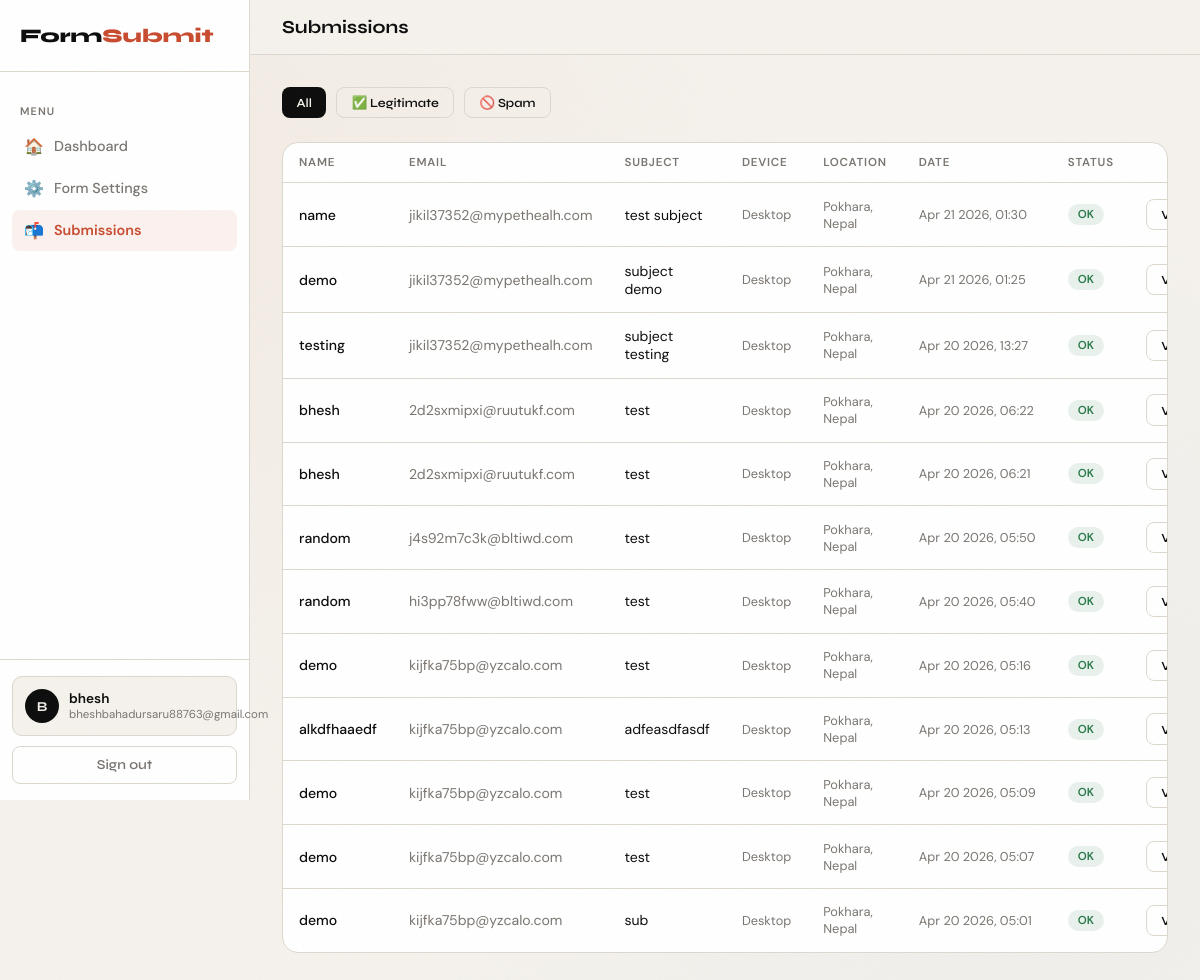
The app's page /accounts/dashboard/submissions/ (signed in), older data.
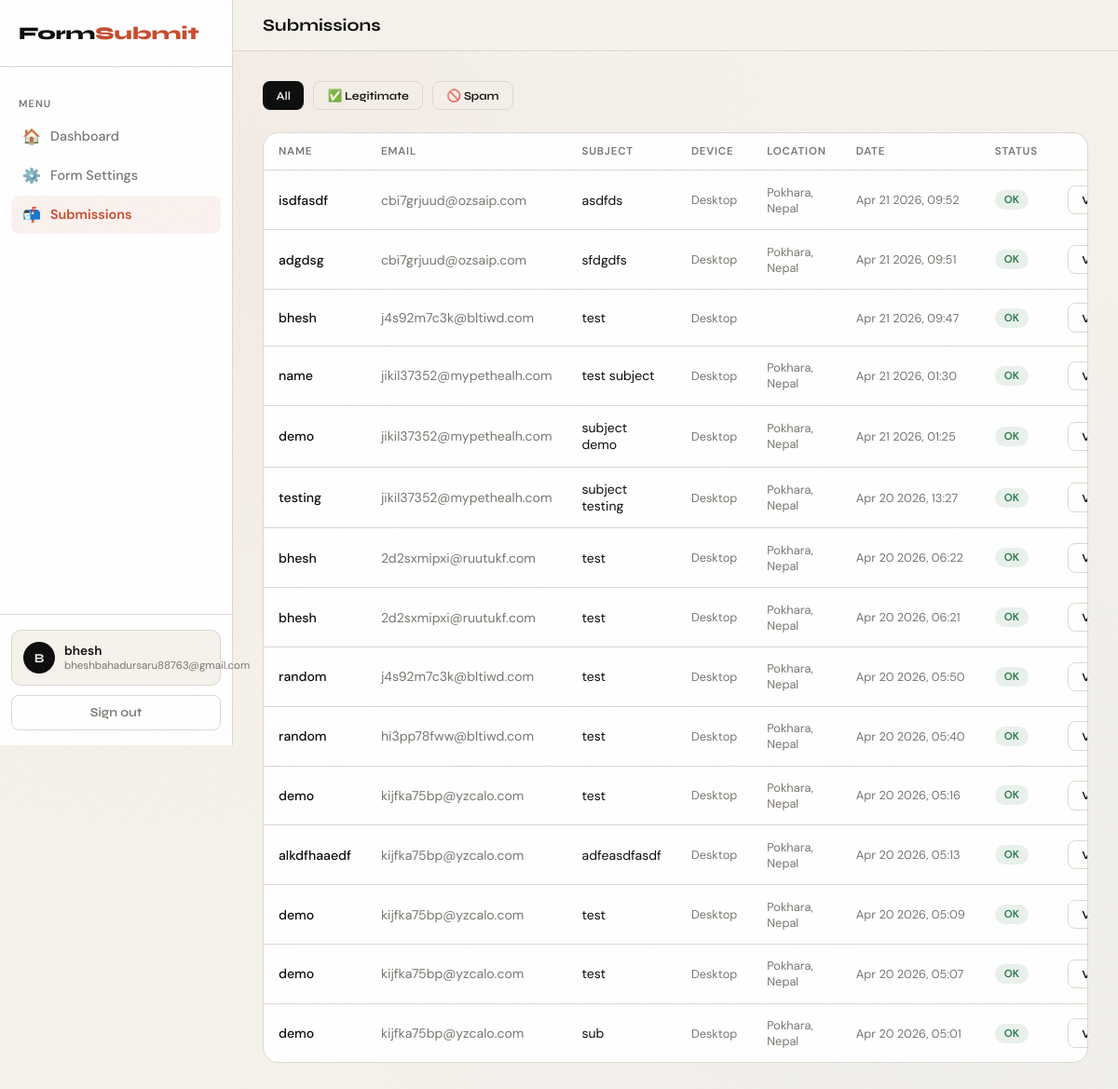
The same page, newer data.
### contact/models.py (models this page shows, shortened)
class ContactSubmission(models.Model):
    owner = models.ForeignKey(
        settings.AUTH_USER_MODEL,
        on_delete=models.SET_NULL,
        related_name='contact_submissions',
        blank=True,
        null=True,
    )
    name = models.CharField(max_length=200)
    email = models.EmailField()
    subject = models.CharField(max_length=300)
    message = models.TextField()
    submitted_at = models.DateTimeField(auto_now_add=True)
    ip_address = models.GenericIPAddressField(null=True, blank=True)
    user_agent = models.TextField(blank=True)
    headers = models.TextField(blank=True, default='')
    raw_headers = models.TextField(blank=True, default='')
    latitude = models.DecimalField(max_digits=9, decimal_places=6, null=True, blank=True)
    longitude = models.DecimalField(max_digits=9, decimal_places=6, null=True, blank=True)
    city = models.CharField(max_length=100, blank=True)
    country = models.CharField(max_length=100, blank=True)
    device_type = models.CharField(max_length=50, blank=True)   # mobile / tablet / desktop
    honeypot = models.CharField(max_length=100, blank=True)
    is_spam = models.BooleanField(default=False)
    email_sent = models.BooleanField(default=False)
    autoresponse_sent = models.BooleanField(default=False)
    class Meta:
        ordering = ['-submitted_at']
        verbose_name = 'Contact Submission'
        verbose_name_plural = 'Contact Submissions'

### accounts/views.py (the view)
# urls.py: path('dashboard/submissions/', views.submissions_view, name='submissions'),
@login_required
def submissions_view(request):
    config = _get_or_create_config(request.user)
    spam_filter = request.GET.get('spam', '')
    qs = ContactSubmission.objects.filter(
        owner=request.user
    ).order_by('-submitted_at')
    if spam_filter == '1':
        qs = qs.filter(is_spam=True)
    elif spam_filter == '0':
        qs = qs.filter(is_spam=False)
    return render(request, 'accounts/dashboard/submissions.html', {
        'submissions': qs,
        'spam_filter': spam_filter,
        'config': config,
    })

### accounts/views.py (called while the page is built)
def _get_or_create_config(user):
    config, _ = UserFormConfig.objects.get_or_create(
        user=user,
        defaults={'email_to': user.email}
    )
    return config

### templates/accounts/dashboard/submissions.html (shortened to what this page needs)
{% extends "accounts/dashboard_base.html" %}
{% block page_title %}Submissions{% endblock %}
{% block nav_submissions %}active{% endblock %}
{% block content %}
<div style="display:flex;gap:10px;margin-bottom:24px;flex-wrap:wrap">
  <a href="{% url 'accounts:submissions' %}" class="btn {% if not spam_filter %}btn-primary{% else %}btn-outline{% endif %} btn-sm">All</a>
  <a href="?spam=0" class="btn {% if spam_filter == '0' %}btn-primary{% else %}btn-outline{% endif %} btn-sm">✅ Legitimate</a>
  <a href="?spam=1" class="btn {% if spam_filter == '1' %}btn-primary{% else %}btn-outline{% endif %} btn-sm">🚫 Spam</a>
</div>
<div class="card">
  {% if submissions %}
  <div class="table-wrap">
    <table>
      <thead>
        <tr><th>Name</th><th>Email</th><th>Subject</th><th>Device</th><th>Location</th><th>Date</th><th>Status</th><th></th></tr>
      </thead>
      <tbody>
        {% for s in submissions %}
        <tr>
          <td style="font-weight:500">{{ s.name|default:"—" }}</td>
          <td style="color:var(--muted)">{{ s.email|default:"—" }}</td>
          <td>{{ s.subject|default:"—"|truncatechars:36 }}</td>
          <td style="color:var(--muted);font-size:0.8rem">{{ s.device_type|title }}</td>
          <td style="color:var(--muted);font-size:0.8rem">{{ s.city }}{% if s.city and s.country %}, {% endif %}{{ s.country }}</td>
          <td style="color:var(--muted);font-size:0.8rem;white-space:nowrap">{{ s.submitted_at|date:"M d Y, H:i" }}</td>
          <td>{% if s.is_spam %}<span class="badge badge-spam">Spam</span>{% else %}<span class="badge badge-ok">OK</span>{% endif %}</td>
          <td><a href="{% url 'accounts:submission_detail' s.pk %}" class="btn btn-outline btn-sm">View</a></td>
        </tr>
        {% endfor %}
      </tbody>
    </table>
  </div>
  {% else %}
  <div class="empty-state">
    <div class="empty-icon">📭</div>
    <p>No submissions found{% if spam_filter %} for this filter{% endif %}.</p>
  </div>
  {% endif %}
</div>
{% endblock %}

### templates/accounts/dashboard_base.html (shortened to what this page needs)
<!DOCTYPE html>
<html lang="en">
<head>
</head>
<body>
<aside class="sidebar">
  <div class="sidebar-logo"><a href="/" style="color:inherit">Form<span>Submit</span></a></div>
  <nav class="sidebar-nav">
    <div class="nav-label">Menu</div>
    <a href="{% url 'accounts:dashboard' %}" class="nav-item {% block nav_home %}{% endblock %}">
      <span class="nav-icon">🏠</span> Dashboard
    </a>
    <a href="{% url 'accounts:config' %}" class="nav-item {% block nav_config %}{% endblock %}">
      <span class="nav-icon">⚙️</span> Form Settings
    </a>
    <a href="{% url 'accounts:submissions' %}" class="nav-item {% block nav_submissions %}{% endblock %}">
      <span class="nav-icon">📬</span> Submissions
    </a>
  </nav>
  <div class="sidebar-footer">
    <div class="user-card">
      <div class="user-avatar">{{ request.user.username|first|upper }}</div>
      <div>
        <div class="user-name">{{ request.user.username }}</div>
        <div class="user-email">{{ request.user.email }}</div>
      </div>
    </div>
    <a href="{% url 'accounts:logout' %}" class="btn btn-signout">Sign out</a>
  </div>
</aside>
<div class="main">
  <div class="topbar">
    <h1>{% block page_title %}Dashboard{% endblock %}</h1>
  </div>
  <div class="page-content">
    {% block content %}{% endblock %}
  </div>
</div>
</body>
</html>

### templates/accounts/dashboard_base.html (style rules this page uses)
:root { --ink: #0d0d0d; --paper: #f5f2ec; --accent: #c84b2f; --accent2: #2f6bc8; --muted: #7a7570; --border: #ddd8cf; --card: #ffffff; --success: #2a7a4b; --sidebar: 250px; }
*, *::before, *::after { box-sizing: border-box; margin: 0; padding: 0; }
body { font-family: 'DM Sans', sans-serif; background: var(--paper); color: var(--ink); min-height: 100vh; display: flex; background-image: radial-gradient(circle at 15% 20%, rgba(200,75,47,0.04) 0%, transparent 50%), radial-gradient(circle at 85% 80%, rgba(47,107,200,0.03) 0%, transparent 50%); }
body::before { content: ''; position: fixed; inset: 0; pointer-events: none; opacity: 0.025; background-size: 200px 200px; z-index: 9999; }
h1,h2,h3,h4 { font-family: 'Syne', sans-serif; }
a { color: var(--accent); text-decoration: none; }
.sidebar { width: var(--sidebar); min-height: 100vh; background: var(--card); border-right: 1px solid var(--border); display: flex; flex-direction: column; position: fixed; top: 0; left: 0; z-index: 50; }
.sidebar-logo { padding: 1.5rem 1.25rem; font-family: 'Syne', sans-serif; font-weight: 800; font-size: 1.2rem; border-bottom: 1px solid var(--border); color: var(--ink); }
.sidebar-logo span { color: var(--accent); }
.sidebar-nav { padding: 1rem 0.75rem; flex: 1; }
.nav-label { font-size: 0.68rem; font-weight: 600; letter-spacing: 0.1em; text-transform: uppercase; color: var(--muted); padding: 0 0.5rem; margin: 1rem 0 0.5rem; }
.nav-item { display: flex; align-items: center; gap: 10px; padding: 0.6rem 0.75rem; border-radius: 8px; color: var(--muted); font-size: 0.9rem; font-weight: 500; transition: all 0.2s; margin-bottom: 2px; }
.nav-item.active { background: rgba(200,75,47,0.08); color: var(--accent); font-weight: 600; }
.nav-icon { font-size: 1rem; width: 20px; text-align: center; }
.sidebar-footer { padding: 1rem 0.75rem; border-top: 1px solid var(--border); }
.user-card { display: flex; align-items: center; gap: 10px; padding: 0.75rem; border-radius: 10px; background: var(--paper); border: 1px solid var(--border); }
.user-avatar { width: 34px; height: 34px; border-radius: 50%; background: var(--ink); display: flex; align-items: center; justify-content: center; font-family: 'Syne', sans-serif; font-weight: 700; font-size: 0.85rem; color: var(--paper); flex-shrink: 0; }
.user-name { font-size: 0.85rem; font-weight: 600; color: var(--ink); }
.user-email { font-size: 0.72rem; color: var(--muted); }
.main { margin-left: var(--sidebar); flex: 1; display: flex; flex-direction: column; min-width: 0; }
.topbar { padding: 1rem 2rem; border-bottom: 1px solid var(--border); display: flex; align-items: center; justify-content: space-between; background: rgba(245,242,236,0.95); backdrop-filter: blur(8px); position: sticky; top: 0; z-index: 40; }
.topbar h1 { font-size: 1.15rem; font-weight: 700; }
.page-content { padding: 2rem; flex: 1; }
.btn { display: inline-flex; align-items: center; gap: 6px; padding: 0.6rem 1.2rem; border-radius: 8px; font-family: 'Syne', sans-serif; font-weight: 600; font-size: 0.85rem; cursor: pointer; transition: all 0.2s; border: none; }
.btn-primary { background: var(--ink); color: var(--paper); }
.btn-outline { background: transparent; color: var(--ink); border: 1.5px solid var(--border); }
.btn-sm { padding: 0.45rem 0.9rem; font-size: 0.78rem; }
.btn-signout { width: 100%; margin-top: 0.6rem; justify-content: center; background: transparent; color: var(--muted); border: 1.5px solid var(--border); }
.card { background: var(--card); border: 1px solid var(--border); border-radius: 16px; }
.badge { display: inline-block; padding: 3px 10px; border-radius: 100px; font-size: 0.72rem; font-weight: 600; }
.badge-ok { background: rgba(42,122,75,0.1); color: var(--success); }
.table-wrap { overflow-x: auto; }
table { width: 100%; border-collapse: collapse; }
th { font-size: 0.72rem; font-weight: 600; text-transform: uppercase; letter-spacing: 0.07em; color: var(--muted); padding: 0.75rem 1rem; text-align: left; border-bottom: 1px solid var(--border); }
td { padding: 0.9rem 1rem; font-size: 0.88rem; border-bottom: 1px solid var(--border); }
tr:last-child td { border-bottom: none; }

Row changes from the older to the newer data that the page shows:
added ContactSubmission: name "isdfasdf", email "cbi7grjuud@ozsaip.com", subject "asdfds", device_type "Desktop", city "Pokhara", country "Nepal", submitted_at "Apr 21 2026, 09:52", is_spam "OK"
added ContactSubmission: name "adgdsg", email "cbi7grjuud@ozsaip.com", subject "sfdgdfs", device_type "Desktop", city "Pokhara", country "Nepal", submitted_at "Apr 21 2026, 09:51", is_spam "OK"
added ContactSubmission: name "bhesh", email "j4s92m7c3k@bltiwd.com", subject "test", device_type "Desktop", submitted_at "Apr 21 2026, 09:47", is_spam "OK"
